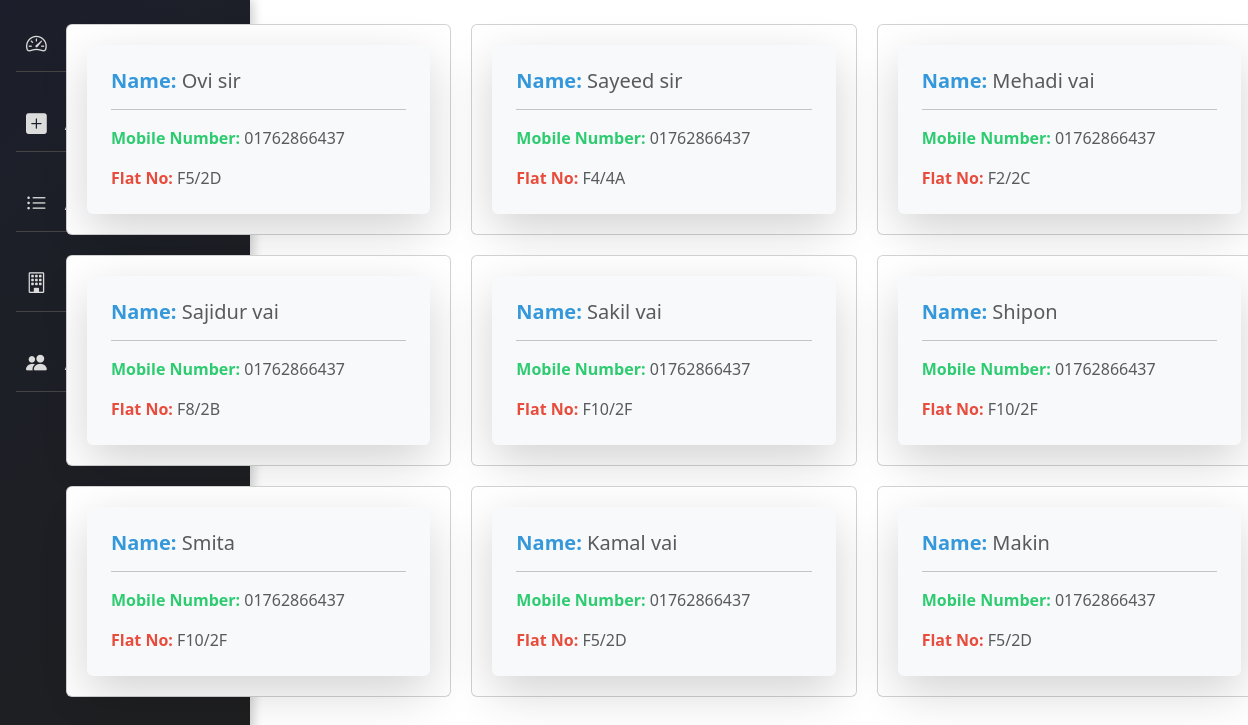
/admin/allflatdata.php, run on the app's committed database.
### tables this page shows
CREATE TABLE `flats` (
  `id` int(11) NOT NULL,
  `owner_name` varchar(255) NOT NULL,
  `mobile_number` varchar(15) NOT NULL,
  `flat_number` varchar(10) NOT NULL
);

### admin/allflatdata.php (the view, shortened to what this page needs)
<?php
include('./templates/sidebar.php');
?>
<section class="container my-4">
  <div class="card-container">
    <?php
    include('connection.php');
    $sqlSelect = "SELECT * FROM flats";
    $result = mysqli_query($conn, $sqlSelect);
    while ($data = mysqli_fetch_array($result)) {
    ?>
      <div class="card">
        <div class="card-body p-4 shadow-lg rounded" style="background-color: #f8f9fa;">
          <h5 class="card-title">
            <span class="fw-bold" style="color: #3498db;">Name:</span>
            <span class="text-muted"><?php echo $data["owner_name"]; ?></span>
          </h5>
          <hr>
          <p class="card-text">
            <span class="fw-bold" style="color: #2ecc71;">Mobile Number:</span>
            <span class="text-muted"><?php echo $data["mobile_number"]; ?></span>
          </p>
          <p class="card-text">
            <span class="fw-bold" style="color: #e74c3c;">Flat No:</span>
            <span class="text-muted"><?php echo $data["flat_number"]; ?></span>
          </p>
        </div>
      </div>
    <?php
    }
    ?>
  </div>
</section>
<?php
include('templates/footer.php');
?>

### admin/templates/header.php (shortened to what this page needs)
<!DOCTYPE html>
<html lang="en">
<head>
    <link rel="stylesheet" href="https://cdn.jsdelivr.net/npm/bootstrap@5.2.3/dist/css/bootstrap.min.css">
    <link href="https://cdn.jsdelivr.net/npm/bootstrap@5.3.2/dist/css/bootstrap.min.css" rel="stylesheet">
</head>
<body>

### admin/templates/sidebar.php (shortened to what this page needs)
<?php include('header.php') ?>
<link href="https://cdn.jsdelivr.net/npm/bootstrap-icons/font/bootstrap-icons.css" rel="stylesheet">
<div class="sidebar bg-dark vh-100 p-3">
    <h1 class="mb-4">
        <a href="#" class="sidebar-link  text-decoration-none d-flex align-items-center">
            <i class="bi bi-speedometer2 me-2"></i> Dashboard
        </a>
    </h1>
    <h1 class="mb-4">
        <a href="../admin/create.php" class="sidebar-link  text-decoration-none d-flex align-items-center">
            <i class="bi bi-plus-square-fill me-2"></i> ADD NEW FLAT
        </a>
    </h1>
    <h1 class="mb-4">
        <a href="../admin/allflatdata.php" class="sidebar-link  text-decoration-none d-flex align-items-center">
            <i class="bi bi-list-ul me-2"></i> ALL FLAT
        </a>
    </h1>
    <h1 class="mb-4">
        <a href="../admin/flat-details.php" class="sidebar-link  text-decoration-none d-flex align-items-center">
            <i class="bi bi-building me-2"></i> FLAT DETAILS
        </a>
    </h1>
    <h1 class="mb-4">
        <a href="../admin/accounts.php" class="sidebar-link  text-decoration-none d-flex align-items-center">
            <i class="bi bi-people-fill me-2"></i> ACCOUNTS
        </a>
    </h1>
</div>

### admin/templates/footer.php (shortened to what this page needs)
</body>
</html>

### admin/templates/sidebar.php (style rules this page uses)
.sidebar { width: 20%; height: 100vh; position: fixed; top: 0; left: 0; background: linear-gradient(135deg, #1c1f2b, #1f1f1f); box-shadow: 3px 0 10px rgba(0, 0, 0, 0.2); overflow: hidden; padding-top: 20px; }
.sidebar h1 { border-bottom: 1px solid #444; font-size: 1.2rem; background-color: transparent; }
.sidebar-link { padding: 15px 10px; font-size: 1.1rem; display: flex; align-items: center; gap: 10px; color: #dcdcdc; transition: background-color 0.3s ease, color 0.3s ease; border-radius: 8px; }
.bi { font-size: 1.3rem; }

### admin/allflatdata.php (style rules this page uses)
.card-container { display: grid; gap: 20px; margin-right: -80px; padding: 0; }
.card { padding: 20px; transition: all 0.3s ease-in-out; }
@media (min-width: 769px) and (max-width: 1279px) { .card-container { grid-template-columns: repeat(3, 1fr); } }

### data on the page
flats: owner_name "Ovi sir", mobile_number "01762866437", flat_number "F5/2D"
flats: owner_name "Sayeed sir", mobile_number "01762866437", flat_number "F4/4A"
flats: owner_name "Mehadi vai", mobile_number "01762866437", flat_number "F2/2C"
flats: owner_name "Sajidur vai", mobile_number "01762866437", flat_number "F8/2B"
flats: owner_name "Sakil vai", mobile_number "01762866437", flat_number "F10/2F"
flats: owner_name "Shipon", mobile_number "01762866437", flat_number "F10/2F"
flats: owner_name "Smita", mobile_number "01762866437", flat_number "F10/2F"
flats: owner_name "Kamal vai", mobile_number "01762866437", flat_number "F5/2D"
flats: owner_name "Makin", mobile_number "01762866437", flat_number "F5/2D"
